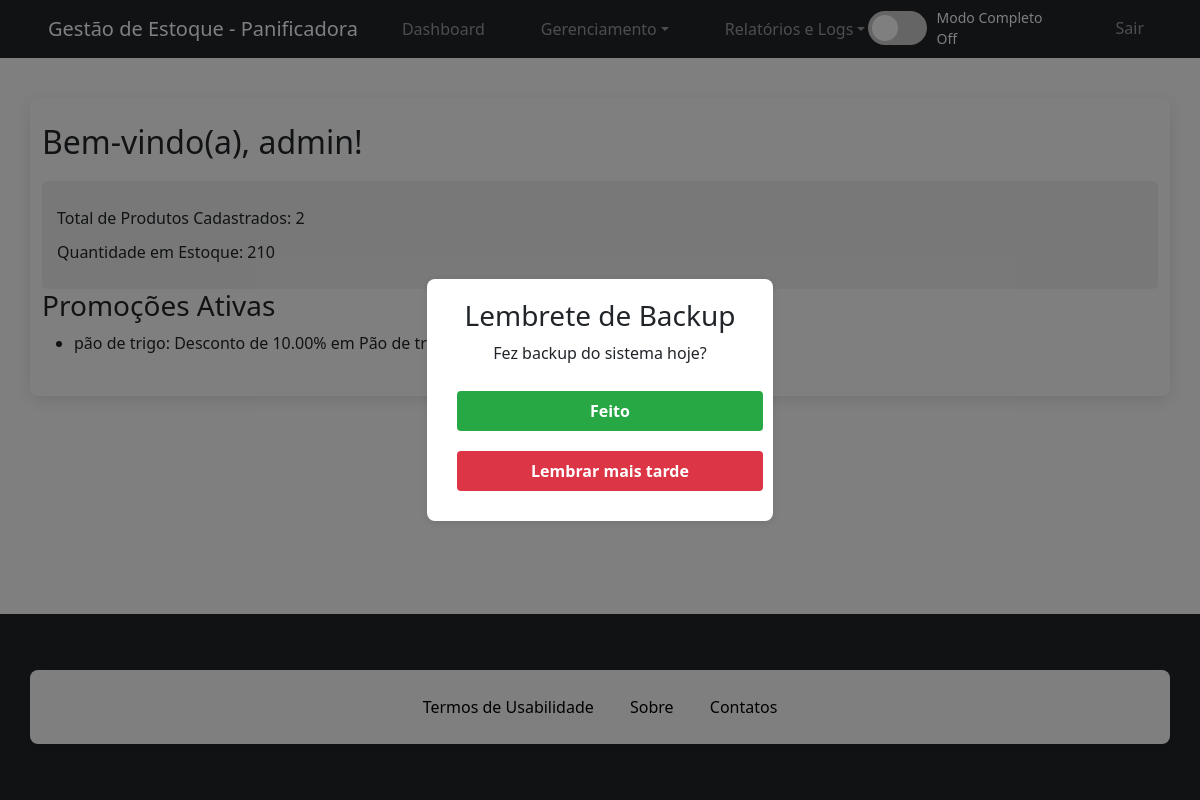
Screenshot of /controle_estoque.php (signed in) with the database file from the repository.
### tables this page shows
CREATE TABLE `promocoes` (
  `id` int(11) NOT NULL AUTO_INCREMENT,
  `nome` varchar(100) NOT NULL,
  `tipo` enum('percentual','leve_pague') NOT NULL,
  `valor` decimal(10,2) NOT NULL,
  `produto_id` int(11) DEFAULT NULL,
  `categoria_id` int(11) DEFAULT NULL,
  `data_inicio` date NOT NULL,
  `data_fim` date NOT NULL,
  `ativa` tinyint(1) DEFAULT 1,
  PRIMARY KEY (`id`),
  KEY `categoria_id` (`categoria_id`),
  KEY `fk_promocoes_produto` (`produto_id`),
  CONSTRAINT `fk_promocoes_produto` FOREIGN KEY (`produto_id`) REFERENCES `produtos` (`id`) ON DELETE CASCADE,
  CONSTRAINT `promocoes_ibfk_1` FOREIGN KEY (`produto_id`) REFERENCES `produtos` (`id`) ON DELETE SET NULL,
  CONSTRAINT `promocoes_ibfk_2` FOREIGN KEY (`categoria_id`) REFERENCES `categorias` (`id`) ON DELETE SET NULL
);

CREATE TABLE `produtos` (
  `id` int(11) NOT NULL AUTO_INCREMENT,
  `nome_produto` varchar(100) NOT NULL,
  `descricao` text DEFAULT NULL,
  `quantidade` int(10) unsigned NOT NULL DEFAULT 0,
  `preco` decimal(10,2) NOT NULL,
  `imagem` varchar(255) DEFAULT NULL COMMENT 'Nome do arquivo da imagem',
  `estoque_minimo` int(10) unsigned NOT NULL DEFAULT 0,
  `categoria_id` int(11) DEFAULT NULL,
  `data_validade` date DEFAULT NULL,
  `fornecedor_id` int(11) DEFAULT NULL,
  PRIMARY KEY (`id`),
  KEY `fk_categoria` (`categoria_id`),
  KEY `fornecedor_id` (`fornecedor_id`),
  CONSTRAINT `fk_categoria` FOREIGN KEY (`categoria_id`) REFERENCES `categorias` (`id`),
  CONSTRAINT `produtos_ibfk_1` FOREIGN KEY (`fornecedor_id`) REFERENCES `fornecedores` (`id`) ON DELETE SET NULL
);

### controle_estoque.php (the view, shortened to what this page needs)
<?php
require_once 'conexao.php';
$sql_produtos = "SELECT COUNT(*) as total_produtos, SUM(quantidade) as total_estoque FROM produtos";
$resultado_produtos = $conexao->query($sql_produtos);
$dados_produtos = $resultado_produtos->fetch_assoc();
$promocoes_ativas = [];
if (in_array($_SESSION['perfil'], ['admin', 'gerente'])) {
    $sql_promocoes = "SELECT p.*, pr.nome_produto, c.nome as nome_categoria
                      FROM promocoes p
                      LEFT JOIN produtos pr ON p.produto_id = pr.id
                      LEFT JOIN categorias c ON p.categoria_id = c.id
                      WHERE p.ativa = 1 AND CURDATE() BETWEEN p.data_inicio AND p.data_fim";
    $resultado_promocoes = $conexao->query($sql_promocoes);
    while ($row = $resultado_promocoes->fetch_assoc()) {
        $promocoes_ativas[] = $row;
    }
}
?>
<!DOCTYPE html>
<html lang="pt-BR">
<head>
    <link rel="stylesheet" href="style.css">
    <link href="https://cdn.jsdelivr.net/npm/bootstrap@5.3.3/dist/css/bootstrap.min.css" rel="stylesheet">
</head>
<body>
    <?php include 'navbar.php'; ?>
    <div class="container">
        <h2>Bem-vindo(a), <?php echo htmlspecialchars($_SESSION['nome_usuario']); ?>!</h2>
        <div class="dashboard-info">
            <p>Total de Produtos Cadastrados: <?php echo $dados_produtos['total_produtos']; ?></p>
            <p>Quantidade em Estoque: <?php echo $dados_produtos['total_estoque'] ?? 0; ?></p>
        </div>
        <?php if (in_array($_SESSION['perfil'], ['admin', 'gerente']) && !empty($promocoes_ativas)): ?>
            <div class="alertas-promocoes">
                <h3>Promoções Ativas</h3>
                <ul>
                    <?php foreach ($promocoes_ativas as $promocao): ?>
                        <li>
                            <?php echo htmlspecialchars($promocao['nome']); ?>:
                            <?php
                            if ($promocao['tipo'] === 'percentual') {
                                echo "Desconto de {$promocao['valor']}%";
                            } else {
                                echo "Leve {$promocao['valor']}, Pague " . ($promocao['valor'] - 1);
                            }
                            if ($promocao['nome_produto']) {
                                echo " em " . htmlspecialchars($promocao['nome_produto']);
                            } elseif ($promocao['nome_categoria']) {
                                echo " na categoria " . htmlspecialchars($promocao['nome_categoria']);
                            }
                            ?>
                        </li>
                    <?php endforeach; ?>
                </ul>
            </div>
        <?php endif; ?>
    </div>
    <?php if ($_SESSION['perfil'] === 'admin'): ?>
        <div class="overlay" id="backupOverlay">
            <div class="popup">
                <h3>Lembrete de Backup</h3>
                <p>Fez backup do sistema hoje?</p>
                <button class="btn-feito" onclick="marcarFeito()">Feito</button>
                <button class="btn-lembrar" onclick="lembrarMaisTarde()">Lembrar mais tarde</button>
            </div>
        </div>
    <?php endif; ?>
    <footer class="bg-dark text-white text-center py-3 mt-5">
        <div class="container">
            <span class="footer-link mx-3" onclick="openModal('termsModal')">Termos de Usabilidade</span>
            <span class="footer-link mx-3" onclick="openModal('aboutModal')">Sobre</span>
            <span class="footer-link mx-3" onclick="openModal('contactModal')">Contatos</span>
        </div>
    </footer>
</body>
</html>

### style.css (style rules this page uses)
* { margin: 0; padding: 0; box-sizing: border-box; }
body { font-family: 'Segoe UI', Arial, sans-serif; background-color: #f5f6fa; color: #333; line-height: 1.6; }
.container { width: 70%; max-width: 900px; margin: 40px auto; background-color: white; padding: 25px; box-shadow: 0 4px 15px rgba(0,0,0,0.1); border-radius: 8px; }
h2 { color: #2c3e50; margin-bottom: 20px; font-size: 24px; }
input, select, textarea, button { width: 100%; padding: 12px; margin: 10px 0; border-radius: 5px; border: 1px solid #ddd; font-size: 15px; transition: border-color 0.3s ease; }
button { background-color: #e74c3c; color: white; cursor: pointer; font-weight: bold; transition: background-color 0.3s ease, transform 0.2s ease; }
.dashboard-info { margin-top: 20px; padding: 15px; background-color: #f2f2f2; border-radius: 5px; }
.dashboard-info p { margin: 10px 0; font-size: 16px; }
.overlay { display: none; position: fixed; top: 0; left: 0; width: 100%; height: 100%; background: rgba(0, 0, 0, 0.5); z-index: 1000; justify-content: center; align-items: center; }
.popup { background: white; padding: 20px; border-radius: 8px; text-align: center; box-shadow: 0 2px 10px rgba(0, 0, 0, 0.1); }
.popup button { margin: 10px; padding: 8px 16px; border: none; border-radius: 4px; cursor: pointer; }
.popup .btn-feito { background-color: #28a745; color: white; }
.popup .btn-lembrar { background-color: #dc3545; color: white; }

### controle_estoque.php (style rules this page uses)
footer { background-color: #343a40; color: #343a40; position: fixed; bottom: 0; left: 0; width: 100%; }
.footer-link { cursor: pointer; color: #000000; text-decoration: none; }

### rows the page displays
promocoes: nome "pão de trigo", valor "10.00", produto.nome_produto "Pão de trigo"

### other values shown
$title "Gestão de Estoque - Panificadora"
$_SESSION['nome_usuario'] "admin"
$dados_produtos['total_produtos'] "2"
$dados_produtos['total_estoque'] "210"
